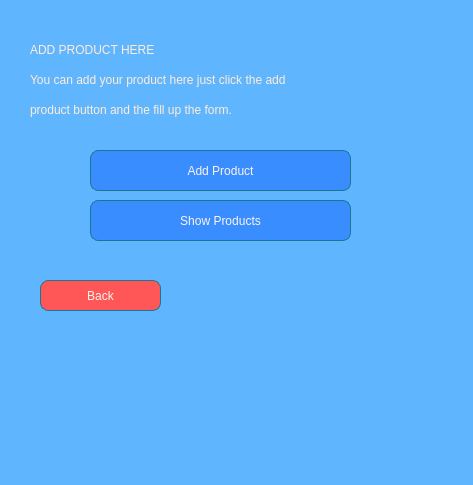
<?xml version="1.0" encoding="UTF-8"?>
<ui version="4.0">
 <class>MainWindow</class>
 <widget class="QMainWindow" name="MainWindow">
  <property name="geometry">
   <rect>
    <x>0</x>
    <y>0</y>
    <width>473</width>
    <height>485</height>
   </rect>
  </property>
  <property name="windowTitle">
   <string>MainWindow</string>
  </property>
  <property name="styleSheet">
   <string notr="true">background-color:rgb(96, 181, 255);

</string>
  </property>
  <widget class="QWidget" name="centralwidget">
   <widget class="QPushButton" name="cancelBtn">
    <property name="geometry">
     <rect>
      <x>40</x>
      <y>280</y>
      <width>121</width>
      <height>31</height>
     </rect>
    </property>
    <property name="styleSheet">
     <string notr="true">border: 1px solid rgb(28, 118, 143);
font: 75 10pt &quot;MS Shell Dlg 2&quot;;
border-radius: 8px;
color:rgb(251, 243, 242);
background-color:rgb(255, 87, 87);</string>
    </property>
    <property name="text">
     <string>Back</string>
    </property>
   </widget>
   <widget class="QLabel" name="label">
    <property name="geometry">
     <rect>
      <x>30</x>
      <y>40</y>
      <width>281</width>
      <height>21</height>
     </rect>
    </property>
    <property name="styleSheet">
     <string notr="true">color:rgb(255, 236, 219);
font: 75 12pt &quot;Eras Bold ITC&quot;;</string>
    </property>
    <property name="text">
     <string>&lt;html&gt;&lt;head/&gt;&lt;body&gt;&lt;p&gt;ADD PRODUCT HERE&lt;/p&gt;&lt;/body&gt;&lt;/html&gt;</string>
    </property>
   </widget>
   <widget class="QLabel" name="label_2">
    <property name="geometry">
     <rect>
      <x>30</x>
      <y>70</y>
      <width>351</width>
      <height>21</height>
     </rect>
    </property>
    <property name="styleSheet">
     <string notr="true">color:rgb(255, 236, 219);
font: 75 10pt &quot;Verdana&quot;;
</string>
    </property>
    <property name="text">
     <string>&lt;html&gt;&lt;head/&gt;&lt;body&gt;&lt;p&gt;You can add your product here just click the add &lt;/p&gt;&lt;/body&gt;&lt;/html&gt;</string>
    </property>
   </widget>
   <widget class="QLabel" name="label_3">
    <property name="geometry">
     <rect>
      <x>30</x>
      <y>100</y>
      <width>271</width>
      <height>21</height>
     </rect>
    </property>
    <property name="styleSheet">
     <string notr="true">
color:rgb(255, 236, 219);
font: 75 10pt &quot;Verdana&quot;;</string>
    </property>
    <property name="text">
     <string>&lt;html&gt;&lt;head/&gt;&lt;body&gt;&lt;p&gt;product button and the fill up the form. &lt;/p&gt;&lt;/body&gt;&lt;/html&gt;</string>
    </property>
   </widget>
   <widget class="QPushButton" name="addProductBtn">
    <property name="geometry">
     <rect>
      <x>90</x>
      <y>150</y>
      <width>261</width>
      <height>41</height>
     </rect>
    </property>
    <property name="styleSheet">
     <string notr="true">border: 1px solid rgb(28, 118, 143);
font: 75 10pt &quot;MS Shell Dlg 2&quot;;
border-radius: 8px;
color:rgb(251, 243, 242);
background-color: rgb(58, 141, 255);</string>
    </property>
    <property name="text">
     <string>Add Product</string>
    </property>
   </widget>
   <widget class="QPushButton" name="showProductsBtn">
    <property name="geometry">
     <rect>
      <x>90</x>
      <y>200</y>
      <width>261</width>
      <height>41</height>
     </rect>
    </property>
    <property name="styleSheet">
     <string notr="true">border: 1px solid rgb(28, 118, 143);
font: 75 10pt &quot;MS Shell Dlg 2&quot;;
border-radius: 8px;
color:rgb(251, 243, 242);
background-color: rgb(58, 141, 255);</string>
    </property>
    <property name="text">
     <string>Show Products</string>
    </property>
   </widget>
  </widget>
  <widget class="QStatusBar" name="statusbar"/>
 </widget>
 <resources/>
 <connections/>
</ui>
